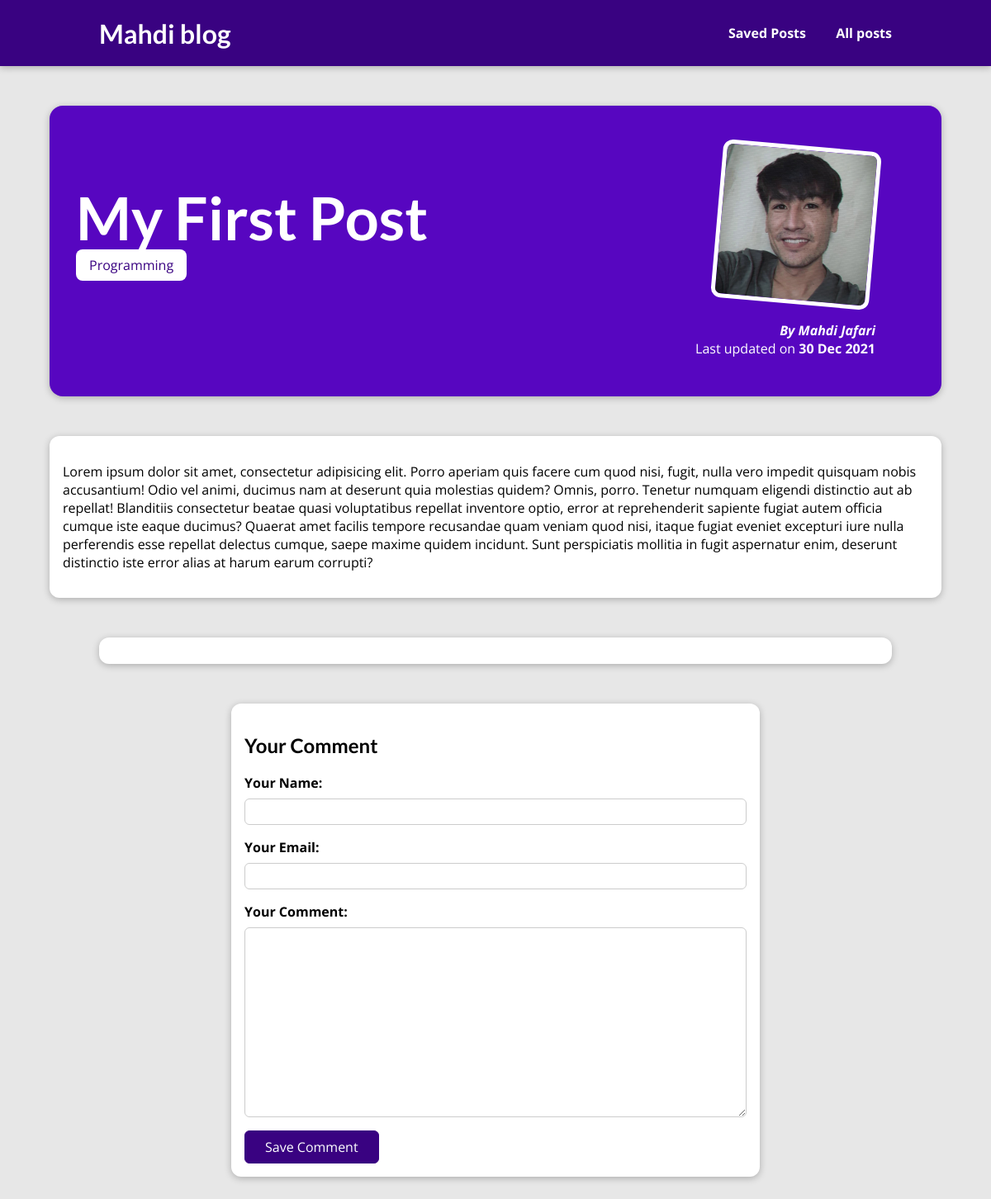
The page /posts/my-first-post on the database its author committed.
### blog/models.py (models this page shows, shortened)
class Post(models.Model):
    title = models.CharField(max_length=100)
    excerpt = models.TextField()
    image = models.ImageField(upload_to='posts')
    date = models.DateField(auto_now=True, )
    slug = models.SlugField(max_length=100, unique=True, db_index=True)
    content = models.TextField(max_length=10000, validators=[MinLengthValidator(10)])
    author = models.ForeignKey(Author, on_delete=models.CASCADE, related_name='posts')
    tags = models.ManyToManyField('Tag')
    class Meta:
        verbose_name = 'Post'
        verbose_name_plural = 'Posts'

class Tag(models.Model):
    caption = models.CharField(max_length=100)
    class Meta:
        verbose_name = 'Tag'
        verbose_name_plural = 'Tags'
    def __str__(self):
        return self.caption

class Author(models.Model):
    first_name = models.CharField(max_length=100)
    last_name = models.CharField(max_length=100)
    email = models.EmailField(max_length=254)
    class Meta:
        verbose_name = 'Author'
        verbose_name_plural = 'Authors'
    def __str__(self):
        return self.first_name + ' ' + self.last_name

### blog/views.py (the view, shortened to what this page needs)
# urls.py: path('posts/<slug:slug>', PostDetailsView.as_view(), name='post_details'),
class PostDetailsView(View):
    def get(self, request, slug, *args, **kwargs):
        post = Post.objects.get(slug=slug)
        context = {
            'post': post,
            'tags': post.tags.all(),
            'form': CommentForm(),
            'comments': post.comments.all().order_by('-id')
        }
        return render(request, 'blog/post_details.html', context)

### blog/forms.py
class CommentForm(forms.ModelForm):
    class Meta:
        model = Comment
        exclude = ('post',)
        labels = {
            'user_name': 'Your Name',
            'user_email': 'Your Email',
            'text': 'Your Comment'
        }

### blog/templates/blog/post_details.html (shortened to what this page needs)
{% extends 'base.html' %}
{% load static %}
{% block css %}
    <link rel="stylesheet" href="{% static '/blog/post_details.css' %}">
{% endblock css %}
{% block content %}
<section id="summary">
    <h2>{{ post.title|title }}</h2>
    {% for tag in tags %}
        <span class="tag">{{ tag }}</span>
    {% endfor %}
    <article>
        <img src="{{ post.image.url }}" alt="{{ post.title|title }}">
        <address>
            By
            <a href="mailto:{{ post.author.email }}">
                {{ post.author|title }}
            </a>
        </address>
        <div>
            Last updated on <time>{{ post.date|date:"d M Y" }}</time>
        </div>
    </article>
</section>
<main>
    <p>{{ post.content|linebreaks }}</p>
</main>
<section id="comments">
</section>
<section id="comment-form">
    <h2>Your Comment</h2>
    <form action="{% url 'post_details' post.slug %}" method="post">
        {% for form_field in form %}
            <div class="form-control {% if form_field.errors %}invalid{% endif %}">
                {{ form_field.label_tag }}
                {{ form_field }}
            </div>
        {% endfor %}
        <button>Save Comment</button>
    </form>
</section>
{% endblock content %}

### static/app.css (style rules this page uses)
* { box-sizing: border-box; }
html { font-family: 'Open Sans', 'Lato', sans-serif; }
body { margin: 0; }
h1, h2, h3 { font-family: 'Lato', sans-serif; font-weight: bold; }

### blog/static/blog/post_details.css (style rules this page uses)
body { background-color: #e7e7e7; }
#summary { margin: 8rem auto 3rem auto; padding: 2rem; width: 90%; max-width: 90rem; border-radius: 16px; background-color: #5706c0; position: relative; box-shadow: 0 2px 8px rgba(0, 0, 0, 0.25); height: 22rem; }
#summary h2 { color: white; font-size: 4.5rem; margin-bottom: 0.25rem; }
#summary article { position: absolute; top: 2rem; right: 3rem; padding: 1rem 2rem; border-radius: 12px; text-align: right; color: white; }
#summary article img { width: 12rem; height: 12rem; border-radius: 12px; transform: rotateZ(5deg); border: 5px solid white; margin-bottom: 1rem; }
#summary address { font-weight: bold; }
#summary a { color: white; text-decoration: none; }
#summary time { font-weight: bold; }
main { width: 90%; max-width: 90rem; margin: 3rem auto; background-color: white; padding: 1rem; border-radius: 12px; box-shadow: 0 2px 8px rgba(0, 0, 0, 0.25); }
.tag { background-color: white; color: #390281; padding: 0.5rem 1rem; border-radius: 8px; }
#comment-form { margin: 3rem auto; width: 90%; max-width: 40rem; border-radius: 12px; background-color: white; box-shadow: 0 2px 8px rgba(0, 0, 0, 0.25); padding: 1rem; }
#comment-form button { font: inherit; background-color: #390281; color: white; border: 1px solid #390281; padding: 0.5rem 1.5rem; border-radius: 6px; cursor: pointer; }
.form-control { margin-bottom: 1rem; }
.form-control label { font-weight: bold; margin-bottom: 0.5rem; display: block; }
.form-control input, .form-control textarea { display: block; width: 100%; font: inherit; padding: 0.25rem; border-radius: 6px; border: 1px solid #ccc; }
#comments { margin: 3rem auto; width: 90%; max-width: 60rem; border-radius: 12px; background-color: white; box-shadow: 0 2px 8px rgba(0, 0, 0, 0.25); padding: 1rem 2rem; }

### rows shown on the page
Post: title "My First Post", image (picture), author "Mahdi Jafari", date "30 Dec 2021", content "Lorem ipsum dolor sit amet, consectetur adipisicing elit. Porro aperiam quis facere cum quod nisi, fugit, nulla vero impedit quisquam nobis accusantium! Odio vel animi, ducimus nam at deserunt quia molestias quidem? Omnis, porro. Tenetur numquam eligendi distinctio aut ab repellat! Blanditiis consectetur beatae quasi voluptatibus repellat inventore optio, error at reprehenderit sapiente fugiat autem officia cumque iste eaque ducimus? Quaerat amet facilis tempore recusandae quam veniam quod nisi, itaque fugiat eveniet excepturi iure nulla perferendis esse repellat delectus cumque, saepe maxime quidem incidunt. Sunt perspiciatis mollitia in fugit aspernatur enim, deserunt distinctio iste…"
Tag: caption "Programming"
